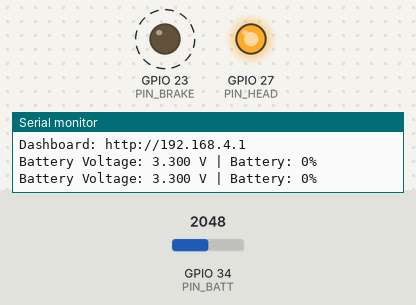
Simulated run of this sketch. Board: ESP32. On the bench: output pins drawn as LEDs (lit = HIGH), the last lines printed to the serial monitor. Dashed ring = blinking. The inputs (shaded band) are chosen by the test bench; at power-on: GPIO 34 (PIN_BATT) = 2048 (analog values on the 0–4095 scale).

Above: at 2.64 s.
2.9 s: GPIO 34 (PIN_BATT) set to 2866
At 3.17 s:
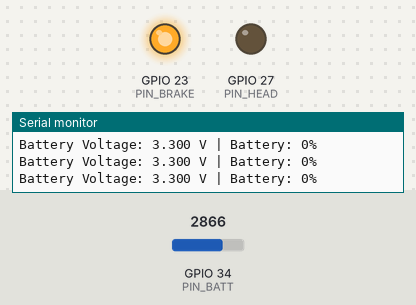
5.9 s: GPIO 34 (PIN_BATT) set to 1228
At 6.31 s:
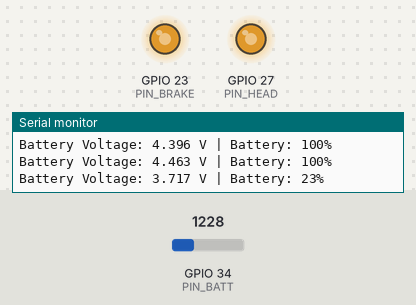
Timing chart, 0 to 14.9 s (numbered marks = the images above; inputs shaded):
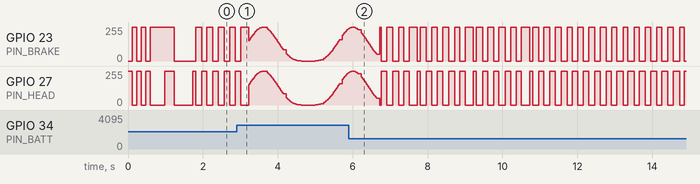

The sketch:

battery_leds.ino
```cpp
#include <WiFi.h>
#include <WebServer.h>

// =====================================
// WIFI ACCESS POINT
// =====================================

const char* AP_SSID = "ATHER-ROVER";
const char* AP_PASS = "rover1234";

// =====================================
// BATTERY CONFIGURATION
// =====================================

#define PIN_BATT 34

// LEDs: GPIO -> 330 ohm -> LED long leg, short leg -> GND
#define PIN_HEAD 27   // front LED
#define PIN_BRAKE 23  // rear LED

const float R1 = 100000.0f;
const float R2 = 100000.0f;

const float DIVIDER = (R1 + R2) / R2;

// Adjust after comparing with multimeter
const float CALIBRATION = 1.000f;

// 1S LiPo voltage thresholds
const float V_FULL = 4.20f;
const float V_LOW = 3.60f;
const float V_CRITICAL = 3.40f;

// =====================================
// SERVER
// =====================================

WebServer server(80);

float battV = 0.0f;
float rawVoltage = 0.0f;

unsigned long lastRead = 0;
unsigned long lastLed = 0;

// =====================================
// MOBILE DASHBOARD
// =====================================

const char PAGE[] PROGMEM = R"HTML(
<!DOCTYPE html>
<html>
<head>
<meta charset="UTF-8">
<meta name="viewport"
content="width=device-width, initial-scale=1">

<title>ATHER Rover Battery</title>

<style>

* {
  box-sizing: border-box;
}

body {
  margin: 0;
  padding: 20px;
  font-family: Arial, sans-serif;
  background: #101827;
  color: white;
}

.container {
  max-width: 480px;
  margin: auto;
}

.header {
  text-align: center;
  padding: 15px 0 25px;
}

.header h2 {
  margin-bottom: 5px;
  font-size: 25px;
}

.header p {
  color: #94a3b8;
  font-size: 13px;
}

.card {
  background: #1e293b;
  border: 1px solid #334155;
  border-radius: 20px;
  padding: 25px 20px;
  margin-bottom: 16px;
}

.section-title {
  color: #94a3b8;
  font-size: 14px;
  text-align: center;
  margin-bottom: 20px;
}

/* BATTERY ICON */

.battery-wrapper {
  display: flex;
  justify-content: center;
  align-items: center;
  margin: 25px 0;
}

.battery {
  width: 190px;
  height: 85px;
  border: 4px solid #94a3b8;
  border-radius: 13px;
  padding: 5px;
  position: relative;
}

.battery:after {
  content: "";
  position: absolute;
  right: -13px;
  top: 24px;
  width: 9px;
  height: 30px;
  background: #94a3b8;
  border-radius: 0 5px 5px 0;
}

.battery-fill {
  height: 100%;
  width: 0%;
  border-radius: 6px;
  background: #22c55e;
  transition: width 0.6s ease,
              background 0.6s ease;
}

.percentage {
  text-align: center;
  font-size: 48px;
  font-weight: bold;
  margin: 15px 0 5px;
}

.voltage {
  text-align: center;
  color: #94a3b8;
  font-size: 20px;
}

.status {
  margin-top: 22px;
  padding: 14px;
  text-align: center;
  border-radius: 12px;
  font-weight: bold;
  background: #14532d;
  color: #86efac;
}

.status.warning {
  background: #713f12;
  color: #fde68a;
}

.status.critical {
  background: #7f1d1d;
  color: #fecaca;
}

.details {
  display: grid;
  grid-template-columns: 1fr 1fr;
  gap: 12px;
}

.detail-box {
  background: #0f172a;
  border-radius: 12px;
  padding: 16px 10px;
  text-align: center;
}

.detail-box small {
  display: block;
  color: #94a3b8;
  margin-bottom: 10px;
}

.detail-box strong {
  font-size: 21px;
}

.footer {
  text-align: center;
  font-size: 12px;
  color: #64748b;
  margin-top: 20px;
}

</style>
</head>

<body>

<div class="container">

  <div class="header">
    <h2>ATHER ROVER</h2>
    <p>Smart Battery Monitoring System</p>
  </div>

  <div class="card">

    <div class="section-title">
      BATTERY LEVEL
    </div>

    <div class="battery-wrapper">
      <div class="battery">
        <div class="battery-fill" id="fill"></div>
      </div>
    </div>

    <div class="percentage" id="pct">--%</div>

    <div class="voltage" id="voltage">
      -- V
    </div>

    <div class="status" id="status">
      Connecting...
    </div>

  </div>

  <div class="card">

    <div class="section-title">
      BATTERY INFORMATION
    </div>

    <div class="details">

      <div class="detail-box">
        <small>Battery Type</small>
        <strong>1S LiPo</strong>
      </div>

      <div class="detail-box">
        <small>Nominal Voltage</small>
        <strong>3.7 V</strong>
      </div>

      <div class="detail-box">
        <small>Full Voltage</small>
        <strong>4.2 V</strong>
      </div>

      <div class="detail-box">
        <small>Live Voltage</small>
        <strong id="live">-- V</strong>
      </div>

    </div>

  </div>

  <div class="footer">
    ESP32 Wi-Fi Battery Monitor<br>
    Updates automatically every second
    <p id="connection">Connecting to ESP32...</p>
  </div>

</div>

<script>

async function updateBattery() {

  try {

    const response = await fetch('/data');

    if (!response.ok) {
      throw new Error("Server error");
    }

    const data = await response.json();

    const v = data.v;
    const pct = data.pct;

    document.getElementById("pct").textContent =
      pct + "%";

    document.getElementById("voltage").textContent =
      v.toFixed(2) + " V";

    document.getElementById("live").textContent =
      v.toFixed(2) + " V";

    const fill = document.getElementById("fill");

    fill.style.width = pct + "%";

    const status = document.getElementById("status");

    status.className = "status";

    if (v <= 3.40) {

      fill.style.background = "#ef4444";

      status.textContent =
        "CRITICAL BATTERY - Recharge Immediately";

      status.classList.add("critical");

    }

    else if (v <= 3.60) {

      fill.style.background = "#f97316";

      status.textContent =
        "LOW BATTERY - Recharge Soon";

      status.classList.add("warning");

    }

    else if (pct <= 20) {

      fill.style.background = "#eab308";

      status.textContent =
        "Battery Level Low";

      status.classList.add("warning");

    }

    else {

      fill.style.background = "#22c55e";

      status.textContent =
        "BATTERY NORMAL";

    }

    document.getElementById("connection").textContent =
      "Connected to ESP32";

  }

  catch(error) {

    document.getElementById("connection").textContent =
      "Connection lost";

  }

}

setInterval(updateBattery, 1000);

updateBattery();

</script>

</body>
</html>
)HTML";

// =====================================
// LED ANIMATIONS
// =====================================

void setLeds(int head, int brake) {
  ledcWrite(PIN_HEAD, head);
  ledcWrite(PIN_BRAKE, brake);
}

// Power-up: lights bounce front-back three times, then fade in and out
void bootAnimation() {
  for (int r = 0; r < 3; r++) {
    setLeds(255, 0);
    delay(120);
    setLeds(0, 255);
    delay(120);
  }
  for (int b = 0; b <= 255; b += 5) { setLeds(b, b); delay(5); }
  for (int b = 255; b >= 0; b -= 5) { setLeds(b, b); delay(5); }
  setLeds(0, 0);
}

// Smooth 0..255 breathing brightness with the given period in ms
int breathe(unsigned long now, unsigned long period) {
  float phase = (now % period) / (float)period;
  float s = 0.5f - 0.5f * cosf(phase * 2.0f * (float)PI);
  return (int)(s * s * 255.0f);
}

void updateLeds(unsigned long now) {
  int head = 0, brake = 0;
  bool phone = WiFi.softAPgetStationNum() > 0;

  if (battV <= V_CRITICAL) {
    // critical battery: alternating hazard flash
    bool a = (now / 150) % 2;
    head = a ? 255 : 0;
    brake = a ? 0 : 255;
  } else if (!phone) {
    // nobody on the Wi-Fi yet: both breathe slowly
    head = brake = breathe(now, 2400);
  } else if (battV <= V_LOW) {
    // low battery: front dim, rear pulses
    head = 60;
    brake = breathe(now, 1200);
  } else {
    // phone connected, battery fine: headlight on, tail glow
    head = 255;
    brake = 40;
  }

  setLeds(head, brake);
}

// =====================================
// BATTERY VOLTAGE READING
// =====================================

float readBattery() {

  uint32_t sum = 0;

  const int samples = 32;

  for (int i = 0; i < samples; i++) {

    sum += analogReadMilliVolts(PIN_BATT);

    delay(2);

  }

  float pinVoltage =
    (sum / (float)samples) / 1000.0f;

  float batteryVoltage =
    pinVoltage * DIVIDER * CALIBRATION;

  return batteryVoltage;
}

// =====================================
// APPROXIMATE LIPO SOC TABLE
// Intended for a rested battery.
// Actual SOC varies with load and temperature.
// =====================================

int batteryPercent(float v) {

  const float voltageTable[] = {
    3.30, 3.50, 3.60, 3.65,
    3.70, 3.75, 3.80, 3.85,
    3.90, 3.95, 4.00, 4.05,
    4.10, 4.15, 4.20
  };

  const int percentTable[] = {
    0, 5, 10, 15,
    20, 30, 40, 50,
    60, 70, 80, 85,
    90, 95, 100
  };

  const int count = 15;

  if (v <= voltageTable[0]) return 0;

  if (v >= voltageTable[count - 1]) return 100;

  for (int i = 0; i < count - 1; i++) {

    if (v >= voltageTable[i] &&
        v <= voltageTable[i + 1]) {

      float fraction =
        (v - voltageTable[i]) /
        (voltageTable[i + 1] - voltageTable[i]);

      float result =
        percentTable[i] +
        fraction *
        (percentTable[i + 1] - percentTable[i]);

      return (int)(result + 0.5f);
    }

  }

  return 0;
}

// =====================================
// WEBPAGE
// =====================================

void handleRoot() {

  server.send_P(200, "text/html", PAGE);

}

// =====================================
// JSON DATA
// =====================================

void handleData() {

  char output[100];

  snprintf(
    output,
    sizeof(output),
    "{\"v\":%.3f,\"pct\":%d}",
    battV,
    batteryPercent(battV)
  );

  server.send(
    200,
    "application/json",
    output
  );

}

// =====================================
// SETUP
// =====================================

void setup() {

  Serial.begin(115200);

  analogReadResolution(12);

  analogSetPinAttenuation(
    PIN_BATT,
    ADC_11db
  );

  // LEDs
  ledcAttach(PIN_HEAD, 5000, 8);
  ledcAttach(PIN_BRAKE, 5000, 8);
  bootAnimation();

  // Start Wi-Fi Access Point

  WiFi.mode(WIFI_AP);

  WiFi.softAP(AP_SSID, AP_PASS);

  Serial.println();
  Serial.println("==============================");
  Serial.println("ATHER ROVER BATTERY MONITOR");
  Serial.println("==============================");

  Serial.print("WiFi Name: ");
  Serial.println(AP_SSID);

  Serial.print("Dashboard: http://");
  Serial.println(WiFi.softAPIP());

  // Web server routes

  server.on("/", handleRoot);

  server.on("/data", handleData);

  server.begin();

  // Initial battery reading

  for (int i = 0; i < 5; i++) {
    readBattery();
  }

  battV = readBattery();

}

// =====================================
// MAIN LOOP
// =====================================

void loop() {

  server.handleClient();

  if (millis() - lastRead >= 500) {

    lastRead = millis();

    rawVoltage = readBattery();

    // Exponential smoothing

    battV =
      0.7f * battV +
      0.3f * rawVoltage;

    Serial.print("Battery Voltage: ");

    Serial.print(battV, 3);

    Serial.print(" V | Battery: ");

    Serial.print(batteryPercent(battV));

    Serial.println("%");

  }

  if (millis() - lastLed >= 20) {
    lastLed = millis();
    updateLeds(lastLed);
  }

}
```
